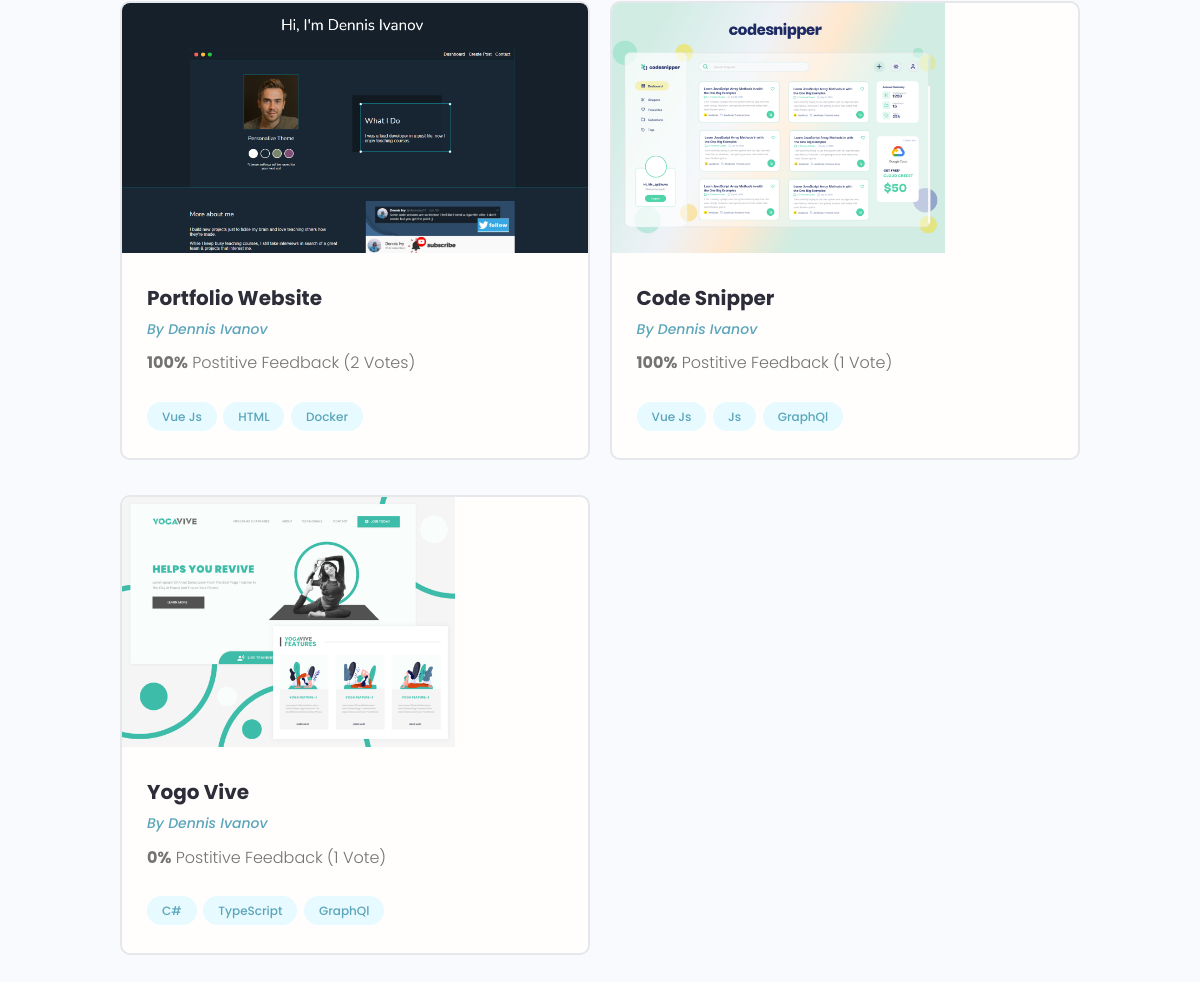
Page /profile/6563b9d3-1b7b-4603-bd21-bac5025f31c4/ (lower part) on the earlier database version.
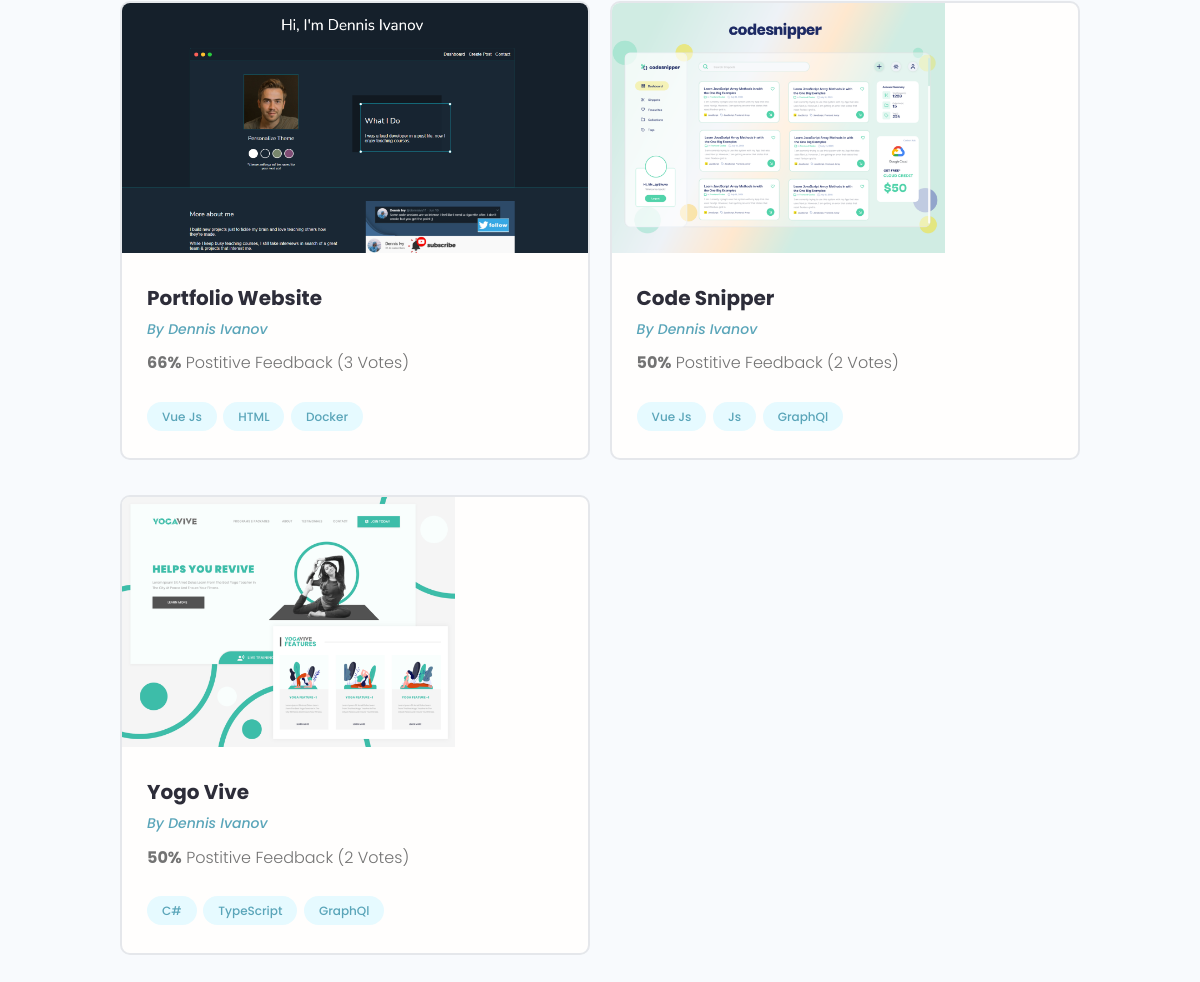
Same page on the later database version.
### projects/models.py (models this page shows, shortened)
class Project(models.Model):
    owner = models.ForeignKey(Profile, blank=True, null=True, on_delete=models.CASCADE)
    title = models.CharField(max_length=200)
    description = models.TextField(null=True, blank=True)
    featured_image = models.ImageField(null=True, blank=True, default='default.jpg')
    demo_link = models.CharField(max_length=2000, null=True, blank=True)
    source_link = models.CharField(max_length=2000, null=True, blank=True)
    created = models.DateTimeField(auto_now_add=True)
    tags = models.ManyToManyField('Tag', blank=True)
    vote_total = models.IntegerField(default=0, null=True, blank=True)
    vote_ratio = models.IntegerField(default=0, null=True, blank=True)
    id = models.UUIDField(default=uuid.uuid4, unique=True,
                          primary_key=True, editable=False)
    class Meta:
        ordering = ['-vote_ratio', '-vote_total']
    @property
    def imageURL(self):
        try:
            url = self.featured_image.url
        except:
            url = ''
        return url

### users/models.py (models this page shows, shortened)
class Profile(models.Model):
    user = models.OneToOneField(User, on_delete=models.CASCADE, null=True, blank=True)
    name = models.CharField(max_length=200, null=True, blank=True)
    email = models.EmailField(max_length=200, blank=True, null=True)
    username = models.CharField(max_length=200, null=True, blank=True)
    location = models.CharField(max_length=200, null=True, blank=True)
    short_intro = models.CharField(max_length=200, blank=True, null=True)
    bio = models.TextField(blank=True, null=True)
    profile_image = models.ImageField(null=True, blank=True,
                                      upload_to='profiles/', default='profiles/user-default.png')
    social_github = models.CharField(max_length=200, blank=True, null=True)
    social_twitter = models.CharField(max_length=200, blank=True, null=True)
    social_linkedin = models.CharField(max_length=200, blank=True, null=True)
    social_website = models.CharField(max_length=200, blank=True, null=True)
    created = models.DateTimeField(auto_now_add=True)
    id = models.UUIDField(default=uuid.uuid4, unique=True,
                          primary_key=True, editable=False)
    class Meta:
        ordering = ['profile_image']
    @property
    def imageURL(self):
        try:
            url = self.profile_image.url
        except:
            url = ''
        return url

### users/views.py (the view)
# urls.py: path('profile/<str:pk>/', views.userProfile, name='user-profile'),
def userProfile(request, pk):
    profile = Profile.objects.get(id=pk)
    topSkills = profile.skill_set.exclude(description__exact='')
    otherSkills = profile.skill_set.filter(description='')
    context = {
        'profile': profile,
        'topSkills': topSkills,
        'otherSkills': otherSkills,
    }
    return render(request, 'users/user-profile.html', context)

### projects/models.py (called while the page is built)
    def __str__(self):
        return self.name

### users/models.py (called while the page is built)
    def __str__(self):
        return str(self.name)

### users/templates/users/user-profile.html (shortened to what this page needs)
{% extends 'main.html' %}
{% block content %}
  <main class="profile my-md">
    <div class="container">
      <div class="layout">
          <div class="devInfo">
            <div class="grid grid--two">
                {% for project in profile.project_set.all %}
              <div class="column">
                <div class="card project">
                  <a href="{% url 'project' project.id %}" class="project">
                    <img class="project__thumbnail" src="{{project.imageURL}}" alt="project thumbnail" />
                    <div class="card__body">
                      <h3 class="project__title">{{project.title}}</h3>
                      <p><a class="project__author" href="{% url 'user-profile' project.owner.id %}">By {{project.owner.name}}</a></p>
                      <p class="project--rating">
                        <span style="font-weight: bold;">{{project.vote_ratio}}%</span> Postitive
                        Feedback ({{project.vote_total}} Vote{{project.vote_total|pluralize:'s'}})
                      </p>
                      <div class="project__tags">
                        {% for tag in project.tags.all %}
                        <span class="tag tag--pill tag--main">
                          <small>{{tag}}</small>
                        </span>
                        {% endfor %}
                      </div>
                    </div>
                  </a>
                </div>
              </div>
              {% endfor %}
            </div>
          </div>
        </div>
      </div>
  </main>
{% endblock %}

Differences in the rows shown:
changed Project "Portfolio Website": vote_ratio "100" → "66"; vote_total "2" → "3"
changed Project "Code Snipper": vote_ratio "100" → "50"; vote_total "1" → "2"
changed Project "Yogo Vive": vote_ratio "0" → "50"; vote_total "1" → "2"
